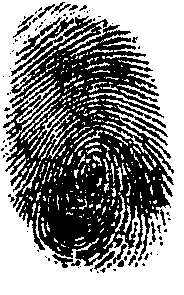
#> input picture test/Ibrahim/100__M_L_Index_finger.BMP, 184 x 295 px, found by its file name
$ jupyter execute --allow-errors testing.ipynb
#> lines starting #> are read from the running program, lines starting #| are printed output that depends on the picture; after the words box and inside, x2 and y2 are one past the last pixel; in counts of white or black regions, pixels touching at a corner belong together
[cell 1]
from PIL import Image
import numpy as np
import matplotlib.pyplot as plt

[cell 2]
img = Image.open("D:/STUDY/Fouth Year/GP/test/Ibrahim/100__M_L_Index_finger.bmp")
#> img is the input picture: PIL image 184x295 RGB; 55.7% white; 90 black regions (71 under 20 px), largest, box (x1, y1, x2, y2) and area: (3, 16, 174, 266) 22679, (121, 117, 168, 146) 171, (94, 251, 115, 270) 109
print(type(img))
#| <class 'PIL.BmpImagePlugin.BmpImageFile'>
print(img)
#| <PIL.BmpImagePlugin.BmpImageFile image mode=RGB size=184x295 at 0x7FBE5983FC10>

# summarize some details about the image
print(img.format)
#| BMP
print(img.size)
#| (184, 295)
print(img.mode)
#| RGB

[cell 3]
img_np_array = np.array(img)
print(img_np_array.shape)
#| (295, 184, 3)
print(img.mode)
#| RGB

#> (a cell that did not finish here is left out)

[cell 5]
from PIL import Image
import cv2
from skimage.color import rgb2gray
import matplotlib.pyplot as plt
resized_photo = cv2.resize(img_np_array, (90, 90))
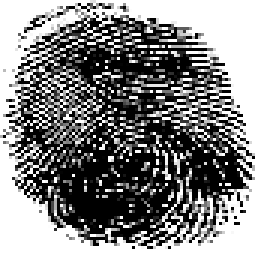
#> resized_photo: shape (90, 90, 3) (shown 3 times larger); min 0, max 255, mean 142.6

[cell 6]
gray_image = rgb2gray(resized_photo)

# Add a new axis to make the shape (90, 90, 1)
gray_image = np.expand_dims(gray_image, axis=-1)

[cell 7]
real_photo = gray_image.astype(np.float32) / 255.

[cell 8]
print(real_photo.shape)
#| (90, 90, 1)

$ run again, with test/Ibrahim/100__M_L_Little_finger.bmp copied over test/Ibrahim/100__M_L_Index_finger.BMP
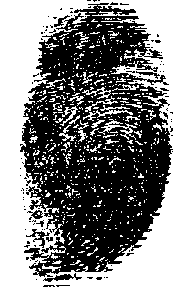
#> input picture test/Ibrahim/100__M_L_Little_finger.bmp, 175 x 287 px, found by its file name
#> img is the input picture: PIL image 175x287 RGB; 48.3% white; 625 white regions (587 under 20 px), largest, box (x1, y1, x2, y2) and area: (0, 0, 175, 287) 20242, (98, 119, 137, 140) 205, (83, 105, 133, 121) 192
#| <class 'PIL.BmpImagePlugin.BmpImageFile'>
#| <PIL.BmpImagePlugin.BmpImageFile image mode=RGB size=175x287 at 0x7FBE59821550>
#| BMP
#| (175, 287)
#| RGB
#| (287, 175, 3)
#| RGB
#> `resized_photo = cv2.resize(img_np_array, (90, 90))`:
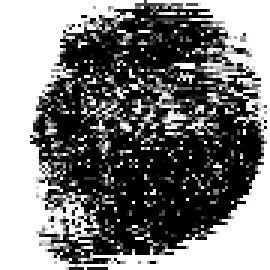
#> resized_photo: shape (90, 90, 3) (shown 3 times larger); min 0, max 255, mean 123.1
#| (90, 90, 1)

$ run again, with test/Ibrahim/100__M_L_Middle_finger.bmp copied over test/Ibrahim/100__M_L_Index_finger.BMP
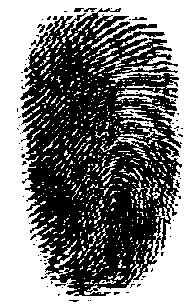
#> input picture test/Ibrahim/100__M_L_Middle_finger.bmp, 184 x 304 px, found by its file name
#> img is the input picture: PIL image 184x304 RGB; 47.7% white; 616 white regions (558 under 20 px), largest, box (x1, y1, x2, y2) and area: (0, 0, 184, 304) 21521, (100, 137, 150, 160) 212, (121, 89, 164, 96) 159
#| <class 'PIL.BmpImagePlugin.BmpImageFile'>
#| <PIL.BmpImagePlugin.BmpImageFile image mode=RGB size=184x304 at 0x7FBE598F8BD0>
#| BMP
#| (184, 304)
#| RGB
#| (304, 184, 3)
#| RGB
#> `resized_photo = cv2.resize(img_np_array, (90, 90))`:
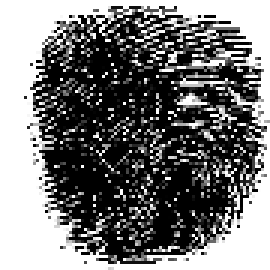
#> resized_photo: shape (90, 90, 3) (shown 3 times larger); min 0, max 255, mean 120.7
#| (90, 90, 1)

$ run again, with test/Ibrahim/100__M_L_Ring_finger.bmp copied over test/Ibrahim/100__M_L_Index_finger.BMP
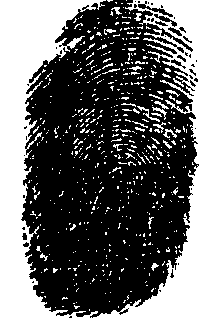
#> input picture test/Ibrahim/100__M_L_Ring_finger.bmp, 202 x 322 px, found by its file name
#> img is the input picture: PIL image 202x322 RGB; 37.8% white; 564 white regions (536 under 20 px), largest, box (x1, y1, x2, y2) and area: (0, 0, 202, 322) 21351, (137, 106, 160, 122) 69, (163, 129, 177, 138) 52
#| <class 'PIL.BmpImagePlugin.BmpImageFile'>
#| <PIL.BmpImagePlugin.BmpImageFile image mode=RGB size=202x322 at 0x7FBE598F9790>
#| BMP
#| (202, 322)
#| RGB
#| (322, 202, 3)
#| RGB
#> `resized_photo = cv2.resize(img_np_array, (90, 90))`:
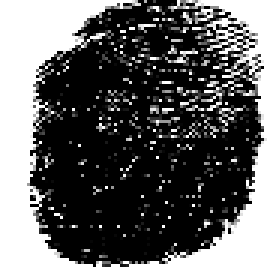
#> resized_photo: shape (90, 90, 3) (shown 3 times larger); min 0, max 255, mean 96.1
#| (90, 90, 1)
